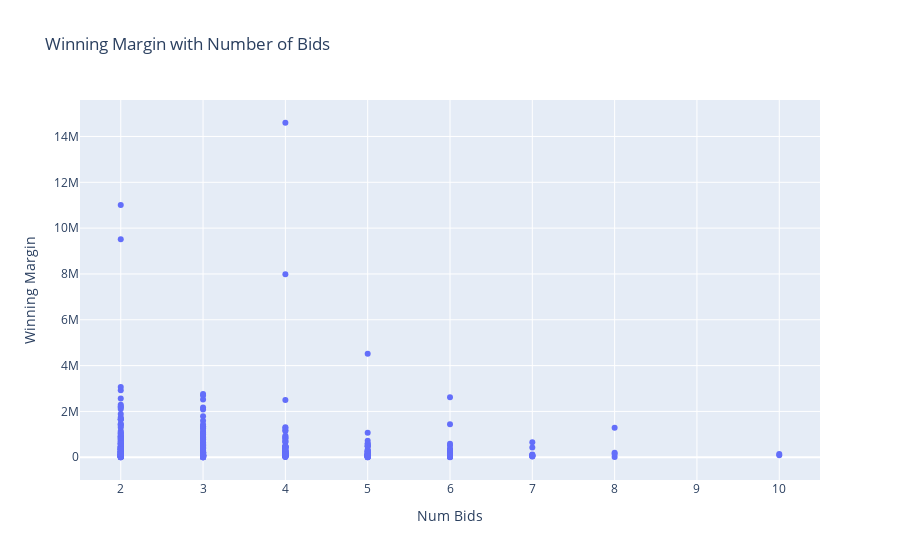

Notebook code cell kept with this figure:
### Code cell
#Winning Margin
mbids = bids[['Auction', 'Num Bids', 'Lowest Bid', '2_bid']].copy()
mbids = mbids.dropna(axis=0, how='any', inplace=False)
mbids['Winning Margin'] = mbids['2_bid'] - mbids['Lowest Bid']

fig = px.scatter(
    mbids,
    x="Num Bids", 
    y="Winning Margin",  
    hover_data=["Auction"],  
    labels={"x": "Number of bids", "y": "Winning margin"}, 
    title="Winning Margin with Number of Bids"
)
fig.show()

### Figure 1 — Plotly figure (JSON) as saved in the notebook; plotly's stock layout.template omitted (floating-point values rounded to 4 significant figures; data arrays with more than 128 entries replaced by an {"elided": "..."} marker saying what was removed)
{"data": [{"customdata": {"elided": "327x1 str values"}, "hovertemplate": "Num Bids=%{x}<br>Winning Margin=%{y}<br>Auction=%{customdata[0]}<extra></extra>", "legendgroup": "", "marker": {"color": "#636efa", "symbol": "circle"}, "mode": "markers", "name": "", "orientation": "v", "showlegend": false, "type": "scatter", "x": {"elided": "327 int values"}, "xaxis": "x", "y": {"elided": "327 float values"}, "yaxis": "y"}], "layout": {"legend": {"tracegroupgap": 0}, "title": {"text": "Winning Margin with Number of Bids"}, "xaxis": {"anchor": "y", "domain": [0, 1], "title": {"text": "Num Bids"}}, "yaxis": {"anchor": "x", "domain": [0, 1], "title": {"text": "Winning Margin"}}}}
